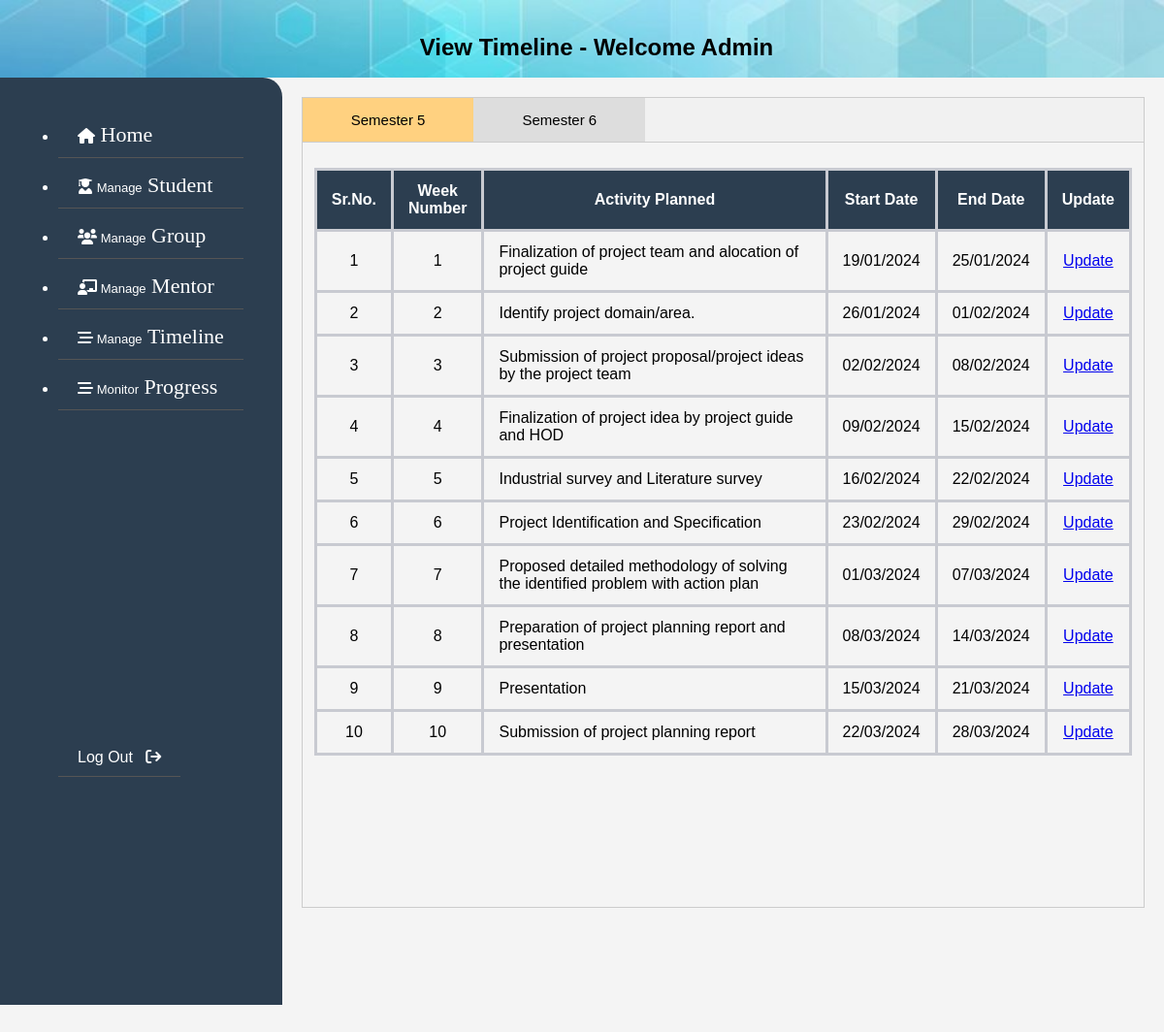
Screenshot of /Admin/viewtimeline.php?year=2023 with the database file from the repository.
### tables this page shows
CREATE TABLE `timeline` (
  `id` int(11) NOT NULL,
  `weeknumber` int(4) NOT NULL,
  `startdate` date NOT NULL,
  `enddate` date NOT NULL,
  `activityplan` varchar(255) NOT NULL,
  `semester` varchar(1) NOT NULL,
  `year` varchar(4) NOT NULL
);

### Admin/viewtimeline.php (the view, shortened to what this page needs)
<!DOCTYPE html>
<html lang="en">
<head>
    <link rel="stylesheet" href="https://cdnjs.cloudflare.com/ajax/libs/font-awesome/6.0.0-beta3/css/all.min.css" />
</head>
<?php
include "config.php";
$year = $_GET['year'];
?>
<body>
    <header>
        <h2>View Timeline - Welcome Admin</h2>
    </header>
    <div id="container">
        <div id="sidebar">
        <div id="menu">
                <ul>
                <li><a href="newhome.php?year=<?php echo $year; ?>"><i class="fas fa-home"></i><span style="font-size:22px;font-family: 'cursive';">&nbsp;Home</span></a></li>
                        <li><a><i class="fas fa-user-graduate"></i><span style="font-size:13px;"> Manage</span><span
                                style="font-size:22px;font-family: 'cursive';">&nbsp;Student</span></a>
                    </li>
                    <li><a href="groupmanagement.php?year=<?php echo $year; ?>"><i class="fas fa-users"></i><span
                                style="font-size:13px;"> Manage</span><span
                                style="font-size:22px;font-family: 'cursive';">&nbsp;Group</span></a></li>
                    <li><a href="menmanagement.php?year=<?php echo $year; ?>"><i
                                class="fas fa-chalkboard-teacher"></i><span style="font-size:13px;"> Manage</span><span
                                style="font-size:22px;font-family: 'cursive';">&nbsp;Mentor</a></li>
                    <li><a><i class="fas fa-stream"></i><span style="font-size:13px;"> Manage</span><span
                                style="font-size:22px;font-family: 'cursive';">&nbsp;Timeline</span></a>
                    </li>
                    <li><a><i class="fas fa-stream"></i><span style="font-size:13px;"> Monitor</span><span
                                style="font-size:22px;font-family: 'cursive';">&nbsp;Progress</span></a>
                    </li>
                </ul>
            </div>
            <br><br><br><br><br><br>
            <div id="menu">
                <ul style="  list-style-type: none;">
                    <li><a href="../index.php?year=<?php echo $year; ?>">Log Out&nbsp;&nbsp;&nbsp;<i
                                class="fas fa-sign-out"></i></a></li>
                </ul>
            </div>
        </div>
        <div id="content">
            <div class="tab">
                <button class="tablinks" onclick="openCity(event, 'London')">Semester 5</button>
                <button class="tablinks" onclick="openCity(event, 'Paris')">Semester 6</button>
            </div>
            <div id="London" class="tabcontent">
            <table id="table1">
                    <thead>
                        <tr>
                            <th style="width:0">Sr.No.</th>
                            <th style="width:0">Week Number</th>
                            <th>Activity Planned</th>
                            <th>Start Date</th>
                            <th>End Date</th>
                            <th>Update</th>
                        </tr>
                    </thead>
                    <?php $selectWeekQuery = "SELECT * FROM `timeline` where year=$year AND semester=5 ORDER BY weeknumber ASC";
                    $weeksResult = mysqli_query($con, $selectWeekQuery);
                  $i=1;
                                ?>
                                <tbody>
                             <?php   while ($week = mysqli_fetch_assoc($weeksResult)) {
                               $id= $week['id'];
                                     $selectddateQuery = "SELECT
                                     DATE_FORMAT(startdate, '%d/%m/%Y') AS formatted_startdate,
                                     DATE_FORMAT(enddate, '%d/%m/%Y') AS formatted_enddate
                                     FROM timeline where id=$id";
                                     $date = mysqli_query($con, $selectddateQuery);
                                     $row1 = mysqli_fetch_assoc($date)
                                ?>
                               <form method="POST">
                                <td>
                                    <?php echo $i; ?>
                                </td>
                                <td>
                                    <?php echo $week['weeknumber']; ?>
                                </td>
                                <td style="text-align:left">
                                    <?php echo $week['activityplan']; ?>
                                </td>
                                <td>
                                    <?php if ($week['startdate'] == '0000-00-00') : ?>
                                        <?php echo 'Not define yet'; ?>
                                    <?php else : ?>
                                        <?php echo $row1['formatted_startdate']; ?>
                                    <?php endif; ?>
                                </td>
                                <td>
                                    <?php if ($week['enddate'] == '0000-00-00') : ?>
                                        <?php echo 'Not define yet'; ?>
                                    <?php else : ?>
                                        <?php echo $row1['formatted_enddate']; ?>
                                    <?php endif; ?>
                                </td>
                                <td><a href="updatetimeline.php?timeId=<?php echo $week['id'] ?>&year=<?php echo $year?>">Update</a></td>
                            </tbody>
                                <?php
                                $i = $i + 1;
                            }?>
                </table>
            </div>
        </div>
    </div>
</body>
</html>

### Admin/viewtimeline.php (style rules this page uses)
body { font-family: 'Arial', sans-serif; margin: 0; padding: 0; background-color: #f4f4f4; overflow: hidden; }
header { background-color: #dbdbdb; color: #000000; padding: 15px; text-align: center; width: 100%; height: 50px; background-image: url('../images/header.jpg'); background-size: cover; background-repeat: no-repeat; }
#container { display: flex; height: 100vh; }
#content { background-repeat: no-repeat; background-size: 200px; background-position: center; flex-grow: 1; padding: 20px; height: 100%; overflow-x: auto; }
table { width:100%; border-collapse: collapse; margin-top: 20px; margin-bottom: 150px; }
th, td { padding-top:12px; padding-left: 15px; padding-right: 15px; padding-bottom:12px; border: 3px solid #c8cad1; text-align: center; }
th { background-color: #2c3e50; color: #fff; }
#sidebar { width: max-content; background-color: #2c3e50; color: #fff; padding: 20px; box-sizing: border-box; display: flex; flex-direction: column; border-top-right-radius:20px; }
#menu { flex-grow: 1; width: max-content; margin-left: 40px; margin-right: 20px; }
#menu ul { padding-left: 0; }
#menu li { position: relative; }
#menu a { display: block; color: #fff; text-decoration: none; padding: 10px 20px; margin-bottom: 5px; border-bottom: 1px solid #555; text-align: left; }
.tab { overflow: hidden; border: 1px solid #ccc; background-color: #f1f1f1; }
.tab button { font-size: 15px; background-color: #dddddd; float: left; border: none; outline: none; cursor: pointer; padding: 14px 50px; transition: 0.3s; }
.tab button.active { background-color: #ffd180; }
.tabcontent { display: none; padding: 6px 12px; border: 1px solid #ccc; border-top: none; }

### rows the page displays
timeline: weeknumber "1", activityplan "Finalization of project team and alocation of project guide", formatted_startdate "19/01/2024", formatted_enddate "25/01/2024"
timeline: weeknumber "2", activityplan "Identify project domain/area.", formatted_startdate "26/01/2024", formatted_enddate "01/02/2024"
timeline: weeknumber "3", activityplan "Submission of project proposal/project ideas by the project team", formatted_startdate "02/02/2024", formatted_enddate "08/02/2024"
timeline: weeknumber "4", activityplan "Finalization of project idea by project guide and HOD", formatted_startdate "09/02/2024", formatted_enddate "15/02/2024"
timeline: weeknumber "5", activityplan "Industrial survey and Literature survey", formatted_startdate "16/02/2024", formatted_enddate "22/02/2024"
timeline: weeknumber "6", activityplan "Project Identification and Specification", formatted_startdate "23/02/2024", formatted_enddate "29/02/2024"
timeline: weeknumber "7", activityplan "Proposed detailed methodology of solving the identified problem with action plan", formatted_startdate "01/03/2024", formatted_enddate "07/03/2024"
timeline: weeknumber "8", activityplan "Preparation of project planning report and presentation", formatted_startdate "08/03/2024", formatted_enddate "14/03/2024"
timeline: weeknumber "9", activityplan "Presentation", formatted_startdate "15/03/2024", formatted_enddate "21/03/2024"
timeline: weeknumber "10", activityplan "Submission of project planning report", formatted_startdate "22/03/2024", formatted_enddate "28/03/2024"
